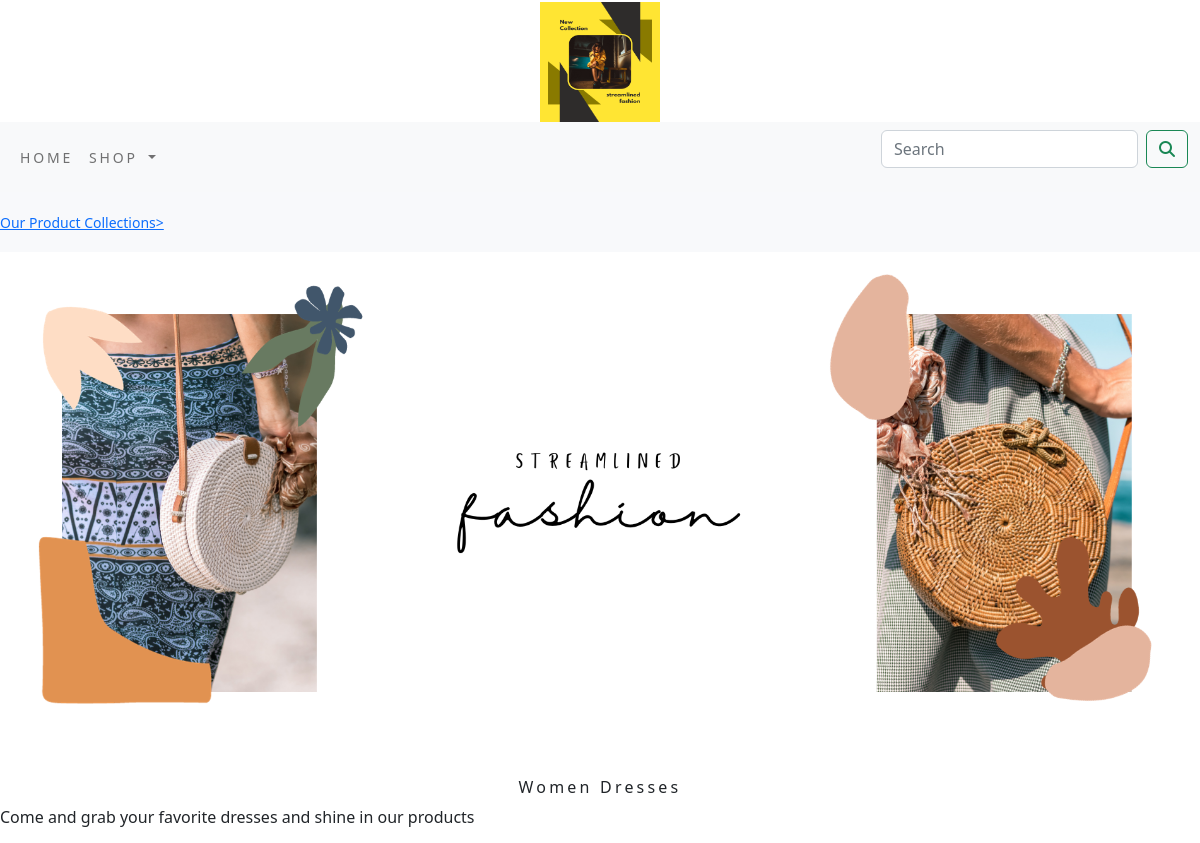
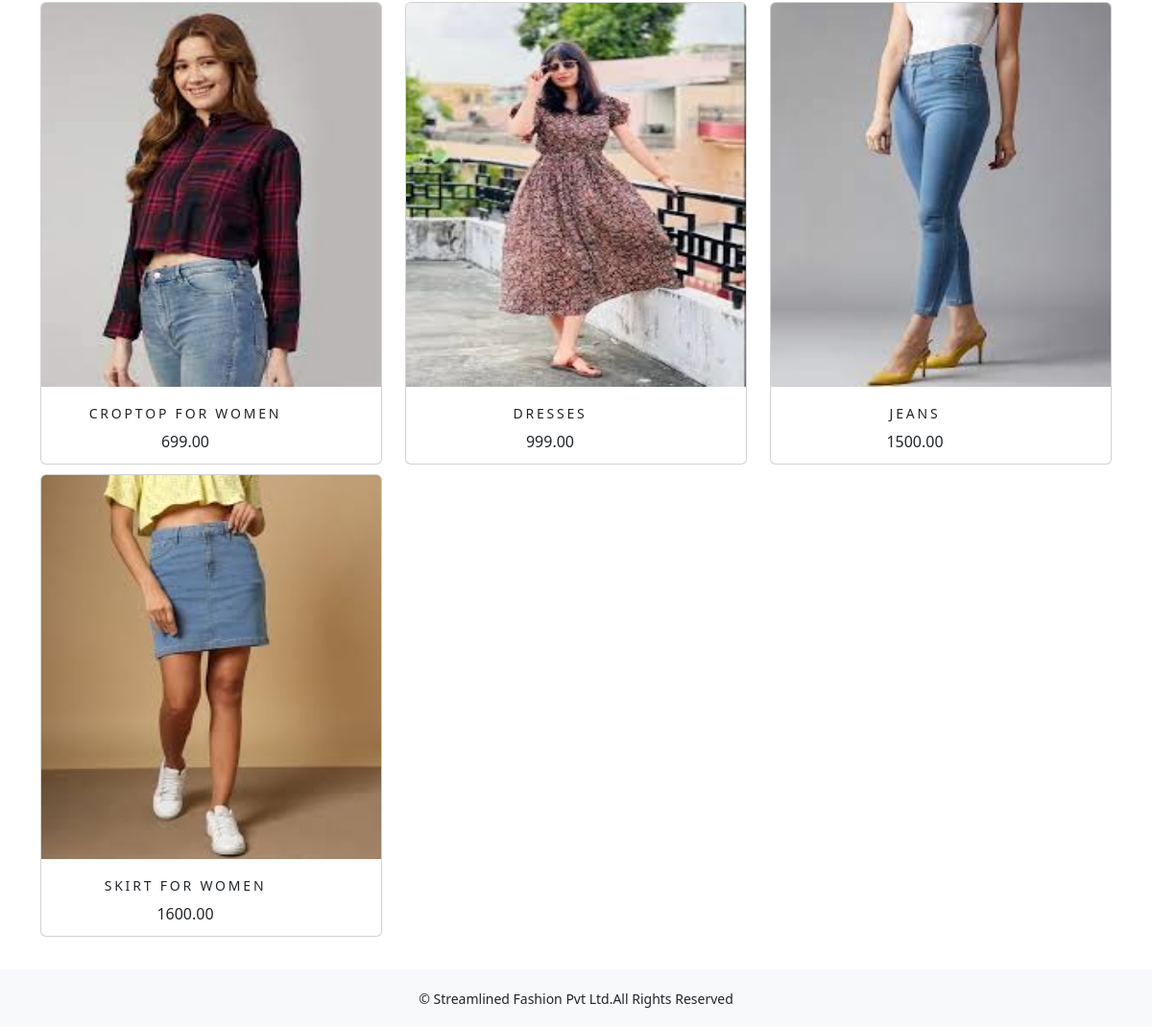
The page /shop/women-dresses/ on the database its author committed (2 pictures, top to bottom).
### shop/models.py (models this page shows, shortened)
class Category(models.Model):
    name=models.CharField(max_length=250,unique=True)
    slug=models.SlugField(max_length=250,unique=True)
    description=models.TextField(blank=True)
    image=models.ImageField(upload_to='category',blank=True)
    class Meta:
        ordering=('name',)
        verbose_name='category'
        verbose_name_plural='categories'
    def get_url(self):
        return reverse('shop:products_by_category',args=[self.slug])

class Product(models.Model):
    objects = None
    name=models.CharField(max_length=250,unique=True)
    slug=models.SlugField(max_length=250,unique=True)
    description=models.TextField(blank=True)
    price=models.DecimalField(max_digits=10,decimal_places=2)
    category=models.ForeignKey(Category,on_delete=models.CASCADE)
    image=models.ImageField(upload_to='product',blank=True)
    stock=models.IntegerField()
    available=models.BooleanField(default=True)
    created=models.DateTimeField(auto_now_add=True)
    updated=models.DateTimeField(auto_now=True)
    def get_url(self):
        return reverse('shop:prodCatdetail',args=[self.category.slug,self.slug])
    class Meta:
        ordering=('name',)
        verbose_name='product'
        verbose_name_plural='products'

### shop/views.py (the view)
# urls.py: path('',views.allProdCat,name='allProdCat'),
def allProdCat(request,c_slug=None):
    c_page=None
    products_list=None
    if c_slug!=None:
        c_page=get_object_or_404(Category,slug=c_slug)
        products_list=Product.objects.all().filter(category=c_page,available=True)
    else:
        products_list=Product.objects.all().filter(available=True)
    paginator=Paginator(products_list,6)
    try:
        page=int(request.GET.get('page','1'))
    except:
        page=1
    try:
        products=paginator.page(page)
    except (EmptyPage,InvalidPage):
        products:paginator.page(paginator.num_pages)
    return render(request,"category.html",{'category':c_page,'products':products})

### cart/context_processors.py (called while the page is built)
def counter(request):
    item_count = 0
    if 'admin' in request.path:
        return {}
    else:
        try:
            cart = Cart.objects.filter(cart_id=_cart_id(request))
            car_items = CartItem.objects.all().filter(cart=cart[:1])
            for cart_item in car_items:
                item_count += cart_item.quantity
        except Cart.DoesNotExist:
            item_count = 0
    return dict(item_count=item_count)

### cart/views.py (called while the page is built)
def _cart_id(request):
    cart=request.session.session_key
    if not cart:
        cart=request.session.create()
    return cart

### shop/context_processors.py (called while the page is built)
def menu_links(request):
    links=Category.objects.all()
    return dict(links=links)

### templates/category.html (shortened to what this page needs)
{% extends 'base.html' %}
{% load static %}
{% block content %}
{% if category %}
    <div>
        <div class="footer navbar-fixed-bottom my_footer">
            <div class="mx-auto">
            <p><a href="{% url 'shop:allProdCat' %}"> Our Product Collections></a></p>
        </div>
             </div>
    </div>
    {% endif %}
<div class="mx-auto">
    {% if category %}
    <img class="my_image" src="{{category.image.url}}" alt="{{category.name}}">
</div>
<br>
<div>
    <h1 class="text-center my_title">{{category.name}}</h1>
    <p class="text-justify">{{category.description}}</p>
</div>
    {% endif %}
<div class="container">
    <div class="row max_auto">
        {% for product in products.object_list %}
        <div class="my_bottom_margin col-9 col-sm-12 col-md-4 col-lg-s4">
            <div class="card text-center" style="min-width:18rem">
                <a href="{{product.get_url}}"><img class="card-img-top my_image" src="{{product.image.url}}" alt="{{product.name}}" style="height:400px;"></a>
            <div class="card-body text-center" style="width:300px; height:80px; padding-top:20px;">
                <h4>{{product.name}}</h4>
                <p>{{product.price}}</p>
            </div>
            </div>
        </div>
        {% endfor %}
    </div>
    <br>
</div>
{% endblock %}

### static/css/custom.css (style rules this page uses)
body { font-family: 'Roboto', sans-serif; }
.my_footer { background-color:#f8f9fb; height:60px; }
.my_footer p { padding-top:20px; font-size:14px; }
.my_image { width:100%; height:auto; }
.my_title { font-size:16px; text_transform:uppercase; letter-spacing:.2em; }
.my_bottom_margin { margin-bottom:10px; }
.card-body h4 { font-size:14px; text-transform:uppercase; letter-spacing:.2em }

### rows shown on the page
Category: image (picture), name "Women Dresses", description "Come and grab your favorite dresses and shine in our products"
Product: image (picture), name "CROPTOP FOR WOMEN", price "699.00"
Product: image (picture), name "DRESSES", price "999.00"
Product: image (picture), name "JEANS", price "1500.00"
Product: image (picture), name "SKIRT FOR WOMEN", price "1600.00"
